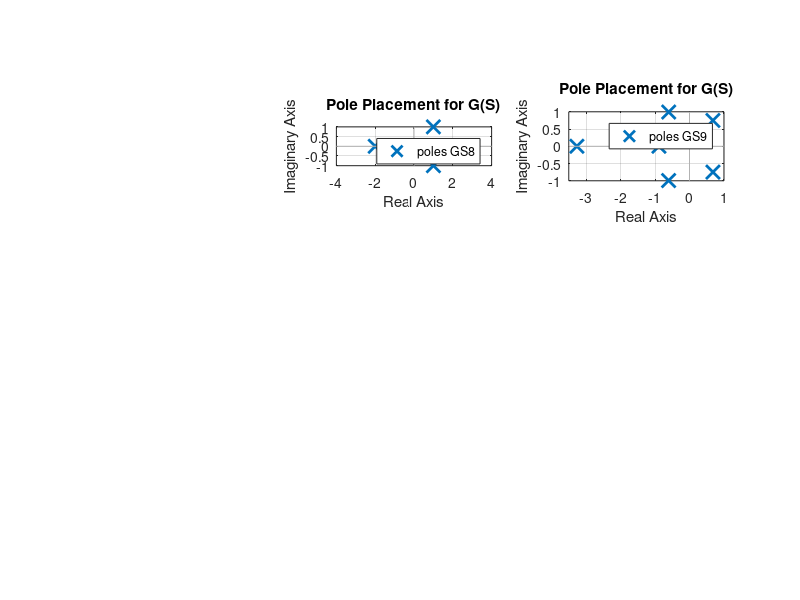

Write MATLAB code to recreate this figure.
clc; clear; close all

GS8 = tf(1,[1 -2 -5 8 -2 -12])
GS9 = tf(1,[1 4 3 2 1 4 4])

figure(1); set(gcf,'units','normalized','outerposition',[0 0 1 1],'color','w','Name','Apple');

subplot(2,3,2); hold on
pzmap(GS8)
grid on; title('Pole Placement for G(S)')
axis([-4 4 -1 1]); axis equal

subplot(2,3,3); hold on
pzmap(GS9)
grid on; title('Pole Placement for G(S)')
axis([-3.5 1 -1 1]); axis equal

